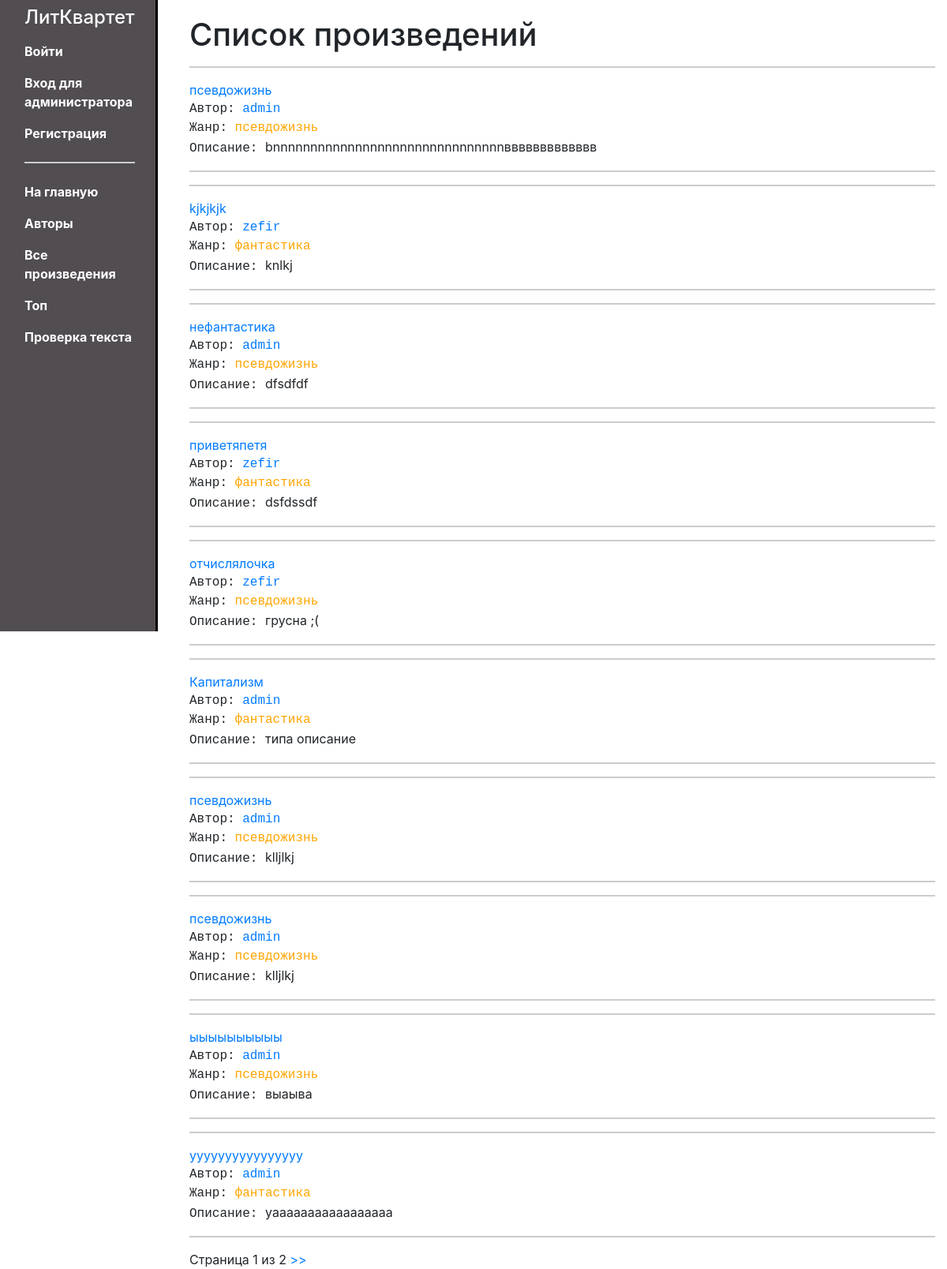
The app's page /writer/books/, older data.
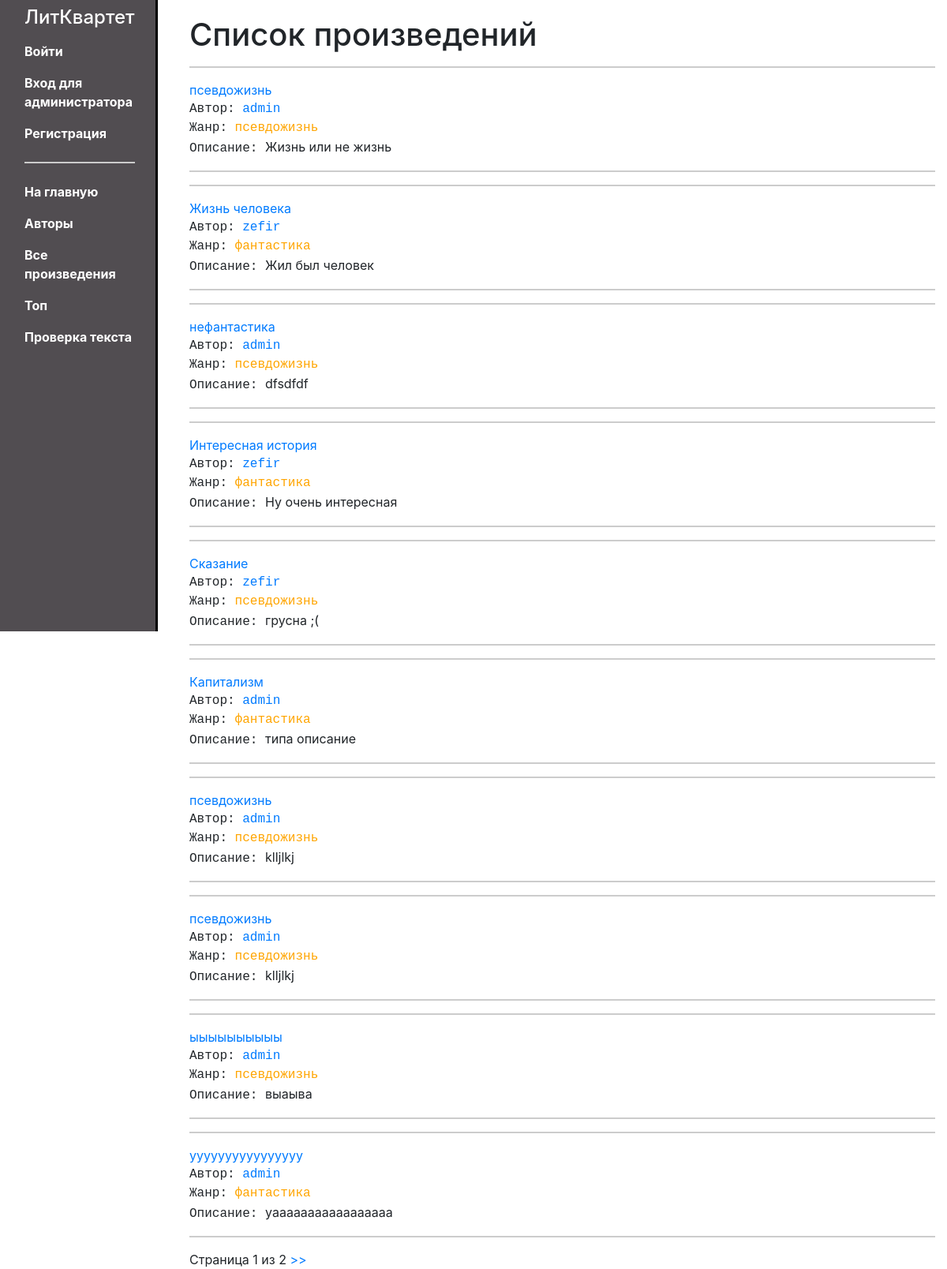
The same page, newer data.
### writer/models.py (models this page shows, shortened)
class Content(models.Model):
    id = models.UUIDField(primary_key=True, default=uuid.uuid4, help_text='Уникальный id для каждого произведения')
    author = models.ForeignKey(User, verbose_name='Автор', on_delete=models.CASCADE)
    ganre = models.ForeignKey('ContentType', on_delete=models.SET_NULL, null=True, verbose_name='Жанр')
    name = models.CharField('Название', max_length=200)
    description = models.TextField('Аннотация', max_length=500, null=True)
    data = models.TextField('Текст')
    similar_content = models.ManyToManyField('self', blank=True, verbose_name='Похожие произведения')

class ContentType(models.Model):
    id = models.UUIDField(primary_key=True, default=uuid.uuid4, help_text='Уникальный id для каждого жанра')
    name = models.CharField('Название', max_length=150)
    description = models.TextField('Описание', max_length=1000, blank=True, null=True)
    def __str__(self):
        return self.name

### writer/views.py (the view)
class ContentListView(generic.ListView):
    model = Content
    paginate_by = 10

### writer/templates/writer/content_list.html
{% extends "base_generic.html" %}
{% block content %}
    <h1>Список произведений</h1>
    {% if content_list %}
    <ul class="list-unstyled">
      {% for content in content_list %}
      <li>
          <hr>
          <a href="{% url 'contentdetail' pk=content.pk %}" > {{ content.name }}</a>
          <br>
          <samp>Автор: <a href="{% url 'writer-user-detail' pk=content.author.pk %}">{{content.author}}</a></samp>
          <br>
          <samp>Жанр: <samp class="text-custom" title="{{ content.ganre.description }}">{{ content.ganre }}</samp></samp>
          <p><samp>Описание: </samp>{{content.description}}</p>
          <hr>
      </li>
      {% endfor %}
    </ul>
    {% else %}
      <p>There are no books in the library.</p>
    {% endif %}
{% endblock %}

Row changes from the older to the newer data that the page shows:
changed Content: description "bnnnnnnnnnnnnnnnnnnnnnnnnnnnnnnnввввввввввввв" → "Жизнь или не жизнь"
changed Content: name "kjkjkjk" → "Жизнь человека"; description "knlkj" → "Жил был человек"
changed Content: name "приветяпетя" → "Интересная история"; description "dsfdssdf" → "Ну очень интересная"
changed Content "грусна ;(": name "отчислялочка" → "Сказание"
